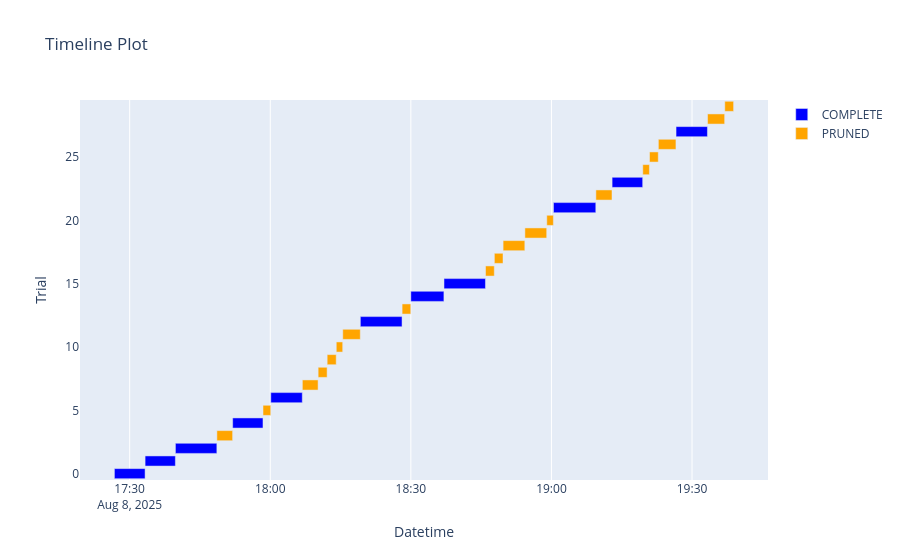

Source (notebook cell):
### Code cell
optuna.visualization.plot_timeline(study)

### Figure 1 — Plotly figure (JSON) as saved in the notebook; plotly's stock layout.template omitted (floating-point values rounded to 4 significant figures)
{"data": [{"base": ["2025-08-08T17:26:44.621552", "2025-08-08T17:33:17.705151", "2025-08-08T17:39:45.852312", "2025-08-08T17:51:58.549766", "2025-08-08T18:00:06.807185", "2025-08-08T18:19:13.554883", "2025-08-08T18:29:59.576638", "2025-08-08T18:37:04.345029", "2025-08-08T19:00:26.114502", "2025-08-08T19:12:56.605285", "2025-08-08T19:26:35.261781"], "hovertemplate": "%{text}<extra>COMPLETE</extra>", "marker": {"color": "blue"}, "name": "COMPLETE", "orientation": "h", "text": ["{<br>  \"number\": 0,<br>  \"values\": [<br>    0.009118986280205158<br>  ],<br>  \"params\": {<br>    \"backbone_LR\": 4.696105980626877e-06,<br>    \"head_LR\": 1.3910645292957532e-05,<br>    \"weight_decay\": 0.0039585809510099094,<br>    \"batch_size\": 128,<br>    \"head_layer_1\": 1024,<br>    \"num_layers\": 1,<br>    \"dropout\": 0.0<br>  }<br>}", "{<br>  \"number\": 1,<br>  \"values\": [<br>    0.11168649821327283<br>  ],<br>  \"params\": {<br>    \"backbone_LR\": 5.518395404901908e-07,<br>    \"head_LR\": 0.00010501181496970369,<br>    \"weight_decay\": 0.00944698977850541,<br>    \"batch_size\": 128,<br>    \"head_layer_1\": 128,<br>    \"num_layers\": 1,<br>    \"dropout\": 0.2<br>  }<br>}", "{<br>  \"number\": 2,<br>  \"values\": [<br>    0.006584979239797809<br>  ],<br>  \"params\": {<br>    \"backbone_LR\": 2.2203187570855797e-05,<br>    \"head_LR\": 0.00010218174974363953,<br>    \"weight_decay\": 0.03122051786268594,<br>    \"batch_size\": 8,<br>    \"head_layer_1\": 2048,<br>    \"num_layers\": 1,<br>    \"dropout\": 0.0<br>  }<br>}", "{<br>  \"number\": 4,<br>  \"values\": [<br>    0.059301301693687074<br>  ],<br>  \"params\": {<br>    \"backbone_LR\": 2.569225916991726e-05,<br>    \"head_LR\": 1.5171090974903606e-05,<br>    \"weight_decay\": 0.00454074859571626,<br>    \"batch_size\": 128,<br>    \"head_layer_1\": 2048,<br>    \"num_layers\": 2,<br>    \"head_layer_2\": 256,<br>    \"dropout\": 0.30000000000000004<br>  }<br>}", "{<br>  \"number\": 6,<br>  \"values\": [<br>    0.035126854450656816<br>  ],<br>  \"params\": {<br>    \"backbone_LR\": 1.2137299925901163e-05,<br>    \"head_LR\": 0.00023058572608161823,<br>    \"weight_decay\": 3.0229584716849542e-05,<br>    \"batch_size\": 128,<br>    \"head_layer_1\": 256,<br>    \"num_layers\": 2,<br>    \"head_layer_2\": 128,<br>    \"dropout\": 0.5<br>  }<br>}", "{<br>  \"number\": 12,<br>  \"values\": [<br>    0.004601730621403116<br>  ],<br>  \"params\": {<br>    \"backbone_LR\": 7.72389394389394e-05,<br>    \"head_LR\": 6.256077984563636e-05,<br>    \"weight_decay\": 0.02898856030931008,<br>    \"batch_size\": 8,<br>    \"head_layer_1\": 256,<br>    \"num_layers\": 1,<br>    \"dropout\": 0.0<br>  }<br>}", "{<br>  \"number\": 14,<br>  \"values\": [<br>    0.008868059971266322<br>  ],<br>  \"params\": {<br>    \"backbone_LR\": 3.7314742932706397e-06,<br>    \"head_LR\": 0.0015854787855306334,<br>    \"weight_decay\": 0.3075209000934499,<br>    \"batch_size\": 16,<br>    \"head_layer_1\": 2048,<br>    \"num_layers\": 1,<br>    \"dropout\": 0.0<br>  }<br>}", "{<br>  \"number\": 15,<br>  \"values\": [<br>    0.006163334752773812<br>  ],<br>  \"params\": {<br>    \"backbone_LR\": 6.294883435560039e-05,<br>    \"head_LR\": 1.900652460825833e-05,<br>    \"weight_decay\": 0.443962387208548,<br>    \"batch_size\": 8,<br>    \"head_layer_1\": 1024,<br>    \"num_layers\": 1,<br>    \"dropout\": 0.0<br>  }<br>}", "{<br>  \"number\": 21,<br>  \"values\": [<br>    0.00662944857063796<br>  ],<br>  \"params\": {<br>    \"backbone_LR\": 5.15756928547109e-05,<br>    \"head_LR\": 7.019535021673917e-05,<br>    \"weight_decay\": 0.01035372494662335,<br>    \"batch_size\": 8,<br>    \"head_layer_1\": 2048,<br>    \"num_layers\": 1,<br>    \"dropout\": 0.0<br>  }<br>}", "{<br>  \"number\": 23,<br>  \"values\": [<br>    0.0048476855176536795<br>  ],<br>  \"params\": {<br>    \"backbone_LR\": 6.990991168131712e-05,<br>    \"head_LR\": 7.081026098218512e-05,<br>    \"weight_decay\": 0.058578668987044405,<br>    \"batch_size\": 32,<br>    \"head_layer_1\": 1024,<br>    \"num_layers\": 1,<br>    \"dropout\": 0.0<br>  }<br>}", "{<br>  \"number\": 27,<br>  \"values\": [<br>    0.006789448491942424<br>  ],<br>  \"params\": {<br>    \"backbone_LR\": 6.126125748427778e-05,<br>    \"head_LR\": 0.0010987196492800086,<br>    \"weight_decay\": 0.0046175951619706205,<br>    \"batch_size\": 128,<br>    \"head_layer_1\": 512,<br>    \"num_layers\": 2,<br>    \"head_layer_2\": 2048,<br>    \"dropout\": 0.0<br>  }<br>}"], "textposition": "none", "type": "bar", "x": [392800.0, 387800.0, 530500.0, 388300.0, 403400.0, 533800.0, 423900.0, 530900.0, 541800.0, 391600.0, 402100.0], "y": [0, 1, 2, 4, 6, 12, 14, 15, 21, 23, 27]}, {"base": ["2025-08-08T17:48:36.742850", "2025-08-08T17:58:27.378257", "2025-08-08T18:06:50.887322", "2025-08-08T18:10:13.167035", "2025-08-08T18:12:08.738763", "2025-08-08T18:14:05.152145", "2025-08-08T18:15:28.348345", "2025-08-08T18:28:08.201541", "2025-08-08T18:45:56.096207", "2025-08-08T18:47:49.222135", "2025-08-08T18:49:41.086619", "2025-08-08T18:54:20.223865", "2025-08-08T18:59:00.426936", "2025-08-08T19:09:28.908500", "2025-08-08T19:19:29.407506", "2025-08-08T19:20:55.654474", "2025-08-08T19:22:48.922117", "2025-08-08T19:33:18.663406", "2025-08-08T19:36:59.080043"], "hovertemplate": "%{text}<extra>PRUNED</extra>", "marker": {"color": "orange"}, "name": "PRUNED", "orientation": "h", "text": ["{<br>  \"number\": 3,<br>  \"values\": [<br>    0.005549801379227295<br>  ],<br>  \"params\": {<br>    \"backbone_LR\": 5.5431211253055915e-06,<br>    \"head_LR\": 1.1825018409467361e-06,<br>    \"weight_decay\": 1.8839429716539452e-05,<br>    \"batch_size\": 64,<br>    \"head_layer_1\": 512,<br>    \"num_layers\": 2,<br>    \"head_layer_2\": 128,<br>    \"dropout\": 0.0<br>  }<br>}", "{<br>  \"number\": 5,<br>  \"values\": [<br>    0.08701128197404054<br>  ],<br>  \"params\": {<br>    \"backbone_LR\": 1.1568181853894531e-05,<br>    \"head_LR\": 1.4564223309913367e-05,<br>    \"weight_decay\": 0.0007876935153411667,<br>    \"batch_size\": 128,<br>    \"head_layer_1\": 1024,<br>    \"num_layers\": 1,<br>    \"dropout\": 0.2<br>  }<br>}", "{<br>  \"number\": 7,<br>  \"values\": [<br>    0.05825031563066519<br>  ],<br>  \"params\": {<br>    \"backbone_LR\": 1.252929928132669e-07,<br>    \"head_LR\": 4.128483123656701e-06,<br>    \"weight_decay\": 0.020233144364928617,<br>    \"batch_size\": 64,<br>    \"head_layer_1\": 512,<br>    \"num_layers\": 2,<br>    \"head_layer_2\": 256,<br>    \"dropout\": 0.1<br>  }<br>}", "{<br>  \"number\": 8,<br>  \"values\": [<br>    0.04024248735997196<br>  ],<br>  \"params\": {<br>    \"backbone_LR\": 4.0199056708762705e-05,<br>    \"head_LR\": 0.002212373115120083,<br>    \"weight_decay\": 0.1514920538809589,<br>    \"batch_size\": 8,<br>    \"head_layer_1\": 2048,<br>    \"num_layers\": 2,<br>    \"head_layer_2\": 1024,<br>    \"dropout\": 0.1<br>  }<br>}", "{<br>  \"number\": 9,<br>  \"values\": [<br>    0.01011281518112634<br>  ],<br>  \"params\": {<br>    \"backbone_LR\": 1.7143129410961532e-05,<br>    \"head_LR\": 5.2198707576552015e-05,<br>    \"weight_decay\": 0.0010292336501282055,<br>    \"batch_size\": 8,<br>    \"head_layer_1\": 2048,<br>    \"num_layers\": 2,<br>    \"head_layer_2\": 2048,<br>    \"dropout\": 0.0<br>  }<br>}", "{<br>  \"number\": 10,<br>  \"values\": [<br>    0.0519845003906924<br>  ],<br>  \"params\": {<br>    \"backbone_LR\": 3.6721692060991044e-05,<br>    \"head_LR\": 1.2611369423074178e-05,<br>    \"weight_decay\": 0.1409134430364721,<br>    \"batch_size\": 32,<br>    \"head_layer_1\": 2048,<br>    \"num_layers\": 1,<br>    \"dropout\": 0.1<br>  }<br>}", "{<br>  \"number\": 11,<br>  \"values\": [<br>    0.006114009869845071<br>  ],<br>  \"params\": {<br>    \"backbone_LR\": 2.66280173983453e-06,<br>    \"head_LR\": 8.447468312018096e-05,<br>    \"weight_decay\": 0.05189111059548916,<br>    \"batch_size\": 16,<br>    \"head_layer_1\": 1024,<br>    \"num_layers\": 2,<br>    \"head_layer_2\": 512,<br>    \"dropout\": 0.0<br>  }<br>}", "{<br>  \"number\": 13,<br>  \"values\": [<br>    0.0585047212847765<br>  ],<br>  \"params\": {<br>    \"backbone_LR\": 6.855345518781608e-05,<br>    \"head_LR\": 0.0001309097930558467,<br>    \"weight_decay\": 0.017120945995727662,<br>    \"batch_size\": 8,<br>    \"head_layer_1\": 256,<br>    \"num_layers\": 1,<br>    \"dropout\": 0.1<br>  }<br>}", "{<br>  \"number\": 16,<br>  \"values\": [<br>    0.007242226102029464<br>  ],<br>  \"params\": {<br>    \"backbone_LR\": 3.4341954711925275e-05,<br>    \"head_LR\": 6.067404156212567e-06,<br>    \"weight_decay\": 0.4101346679088595,<br>    \"batch_size\": 8,<br>    \"head_layer_1\": 256,<br>    \"num_layers\": 2,<br>    \"head_layer_2\": 1024,<br>    \"dropout\": 0.0<br>  }<br>}", "{<br>  \"number\": 17,<br>  \"values\": [<br>    0.0660373339910906<br>  ],<br>  \"params\": {<br>    \"backbone_LR\": 4.2392486428741704e-05,<br>    \"head_LR\": 3.961064220145139e-06,<br>    \"weight_decay\": 0.09657344190196683,<br>    \"batch_size\": 8,<br>    \"head_layer_1\": 1024,<br>    \"num_layers\": 1,<br>    \"dropout\": 0.1<br>  }<br>}", "{<br>  \"number\": 18,<br>  \"values\": [<br>    0.00820904777563573<br>  ],<br>  \"params\": {<br>    \"backbone_LR\": 1.4026494382466102e-06,<br>    \"head_LR\": 0.00036542482130164143,<br>    \"weight_decay\": 0.004909662817714274,<br>    \"batch_size\": 8,<br>    \"head_layer_1\": 256,<br>    \"num_layers\": 1,<br>    \"dropout\": 0.0<br>  }<br>}", "{<br>  \"number\": 19,<br>  \"values\": [<br>    0.007778031601495186<br>  ],<br>  \"params\": {<br>    \"backbone_LR\": 5.112676606024163e-05,<br>    \"head_LR\": 3.6767831884034066e-05,<br>    \"weight_decay\": 0.4488434423824166,<br>    \"batch_size\": 8,<br>    \"head_layer_1\": 128,<br>    \"num_layers\": 1,<br>    \"dropout\": 0.0<br>  }<br>}", "{<br>  \"number\": 20,<br>  \"values\": [<br>    0.07952108305807297<br>  ],<br>  \"params\": {<br>    \"backbone_LR\": 1.8237957285640377e-05,<br>    \"head_LR\": 9.31583904385835e-05,<br>    \"weight_decay\": 0.05811678825835491,<br>    \"batch_size\": 64,<br>    \"head_layer_1\": 512,<br>    \"num_layers\": 1,<br>    \"dropout\": 0.2<br>  }<br>}", "{<br>  \"number\": 22,<br>  \"values\": [<br>    0.007569776212151807<br>  ],<br>  \"params\": {<br>    \"backbone_LR\": 6.120702397476668e-05,<br>    \"head_LR\": 2.1394901024532758e-05,<br>    \"weight_decay\": 0.014171809410752974,<br>    \"batch_size\": 64,<br>    \"head_layer_1\": 256,<br>    \"num_layers\": 1,<br>    \"dropout\": 0.0<br>  }<br>}", "{<br>  \"number\": 24,<br>  \"values\": [<br>    0.007712031076572692<br>  ],<br>  \"params\": {<br>    \"backbone_LR\": 2.8837050117095453e-05,<br>    \"head_LR\": 0.00014773824278316959,<br>    \"weight_decay\": 0.19235015267844,<br>    \"batch_size\": 32,<br>    \"head_layer_1\": 1024,<br>    \"num_layers\": 1,<br>    \"dropout\": 0.0<br>  }<br>}", "{<br>  \"number\": 25,<br>  \"values\": [<br>    0.06686135906510163<br>  ],<br>  \"params\": {<br>    \"backbone_LR\": 9.830306817512033e-05,<br>    \"head_LR\": 0.0001966372922427863,<br>    \"weight_decay\": 0.2763827792535277,<br>    \"batch_size\": 8,<br>    \"head_layer_1\": 1024,<br>    \"num_layers\": 1,<br>    \"dropout\": 0.1<br>  }<br>}", "{<br>  \"number\": 26,<br>  \"values\": [<br>    0.07376025425459164<br>  ],<br>  \"params\": {<br>    \"backbone_LR\": 3.814383189110882e-05,<br>    \"head_LR\": 2.3195554823860643e-05,<br>    \"weight_decay\": 0.17339993100769166,<br>    \"batch_size\": 16,<br>    \"head_layer_1\": 256,<br>    \"num_layers\": 1,<br>    \"dropout\": 0.1<br>  }<br>}", "{<br>  \"number\": 28,<br>  \"values\": [<br>    0.04138422094715329<br>  ],<br>  \"params\": {<br>    \"backbone_LR\": 4.33777133200601e-05,<br>    \"head_LR\": 3.247631620556055e-05,<br>    \"weight_decay\": 0.00664068975645307,<br>    \"batch_size\": 32,<br>    \"head_layer_1\": 128,<br>    \"num_layers\": 2,<br>    \"head_layer_2\": 512,<br>    \"dropout\": 0.1<br>  }<br>}", "{<br>  \"number\": 29,<br>  \"values\": [<br>    0.008360613404620205<br>  ],<br>  \"params\": {<br>    \"backbone_LR\": 1.6505663960518746e-06,<br>    \"head_LR\": 9.347953364933141e-06,<br>    \"weight_decay\": 0.05220518414465831,<br>    \"batch_size\": 8,<br>    \"head_layer_1\": 1024,<br>    \"num_layers\": 1,<br>    \"dropout\": 0.0<br>  }<br>}"], "textposition": "none", "type": "bar", "x": [201400.0, 98850.0, 201600.0, 114800.0, 115700.0, 82420.0, 224400.0, 110500.0, 112200.0, 111000.0, 278200.0, 279300.0, 84670.0, 206600.0, 85050.0, 112100.0, 225100.0, 219000.0, 113100.0], "y": [3, 5, 7, 8, 9, 10, 11, 13, 16, 17, 18, 19, 20, 22, 24, 25, 26, 28, 29]}], "layout": {"showlegend": true, "title": {"text": "Timeline Plot"}, "xaxis": {"title": {"text": "Datetime"}, "type": "date"}, "yaxis": {"title": {"text": "Trial"}}}}
